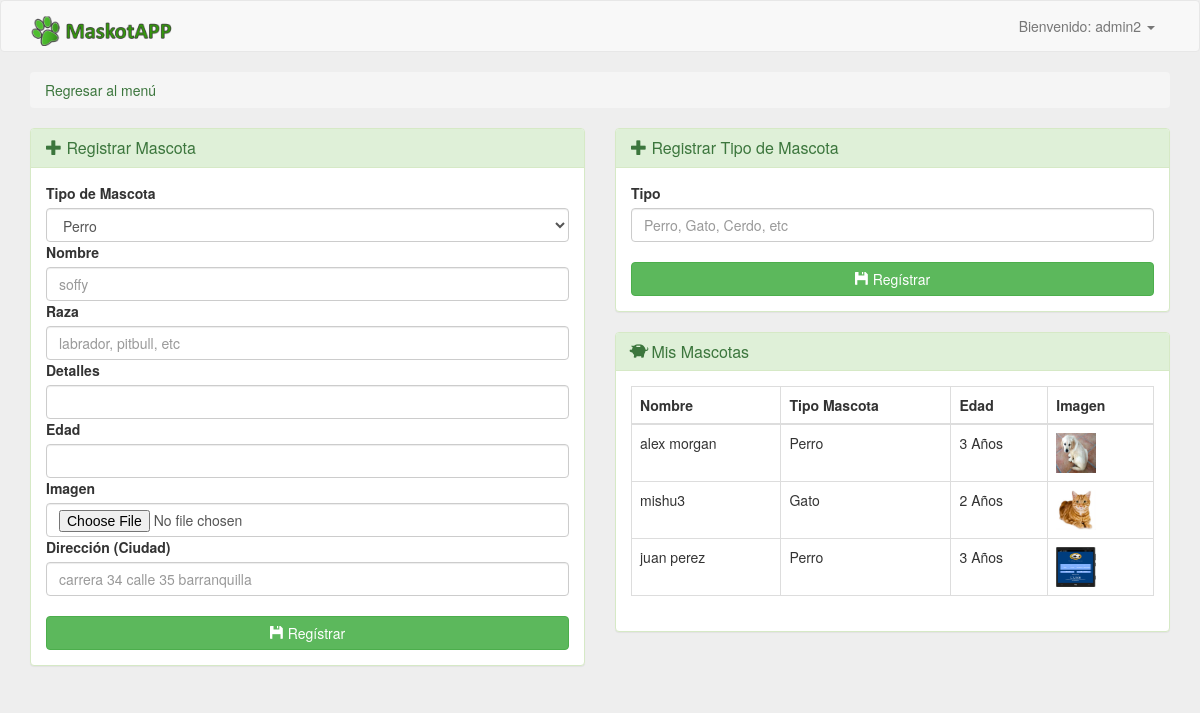
/mascota.php (signed in), run on the app's committed database.
### tables this page shows
CREATE TABLE IF NOT EXISTS `mascota` (
  `id_mascota` int(11) NOT NULL AUTO_INCREMENT,
  `id_usuario` int(11) NOT NULL,
  `id_tipomascota` int(11) NOT NULL,
  `nombre` varchar(100) NOT NULL,
  `raza` varchar(50) NOT NULL,
  `edad` int(11) NOT NULL,
  `detalles` varchar(500) NOT NULL,
  `imagen` varchar(500) NOT NULL,
  `latitud` varchar(200) NOT NULL,
  `longitud` varchar(200) NOT NULL,
  PRIMARY KEY (`id_mascota`),
  KEY `id_usuario` (`id_usuario`),
  KEY `id_tipomascota` (`id_tipomascota`)
);

CREATE TABLE IF NOT EXISTS `tipomascota` (
  `id_tipomascota` int(11) NOT NULL AUTO_INCREMENT,
  `nombre` varchar(100) NOT NULL,
  PRIMARY KEY (`id_tipomascota`)
);

### mascota.php (the view, shortened to what this page needs)
<?php
include("config/header.php");
if(isset($_SESSION["usuario"]))
{
?>
<nav class="navbar navbar-default">
	<div class="container">
		<div class="navbar-header">
			<a class="navbar-brand" href="#">
				<img alt="Brand" src="img/logo.png" style="max-height:30px">
			</a>
		</div>
		<div class="collapse navbar-collapse" id="navbar">
			<ul class="nav navbar-nav navbar-right">
				<li class="dropdown">
					<a href="#" class="dropdown-toggle" data-toggle="dropdown" role="button" aria-haspopup="true" aria-expanded="false">Bienvenido: <?php echo $_SESSION["usuario"]; ?> <span class="caret"></span></a>
				</li>
			</ul>
		</div>
	</div>
</nav>
<div class="container">
	<div class="row">
		<div class="col-lg-12">
			<ol class="breadcrumb">
				<li><a href="index.php">Regresar al menú</a></li>
			</ol>
		</div>
		<div class="col-lg-6" id="registromascota">
			<div class="panel panel-success">
				<div class="panel-heading">
					<h3 class="panel-title"><i class="glyphicon glyphicon-plus"></i> Registrar Mascota</h3>
				</div>
				<div class="panel-body">
					<form method="POST" action="return false" onsubmit="return false">
						<fieldset>
							<label for="tipo" >Tipo de Mascota</label>
							<select id="tipo" class="form-control">
							<?php
							require("config/conexion.php");
							$consulta = mysqli_query($con, "SELECT * FROM tipomascota");
							while($res = mysqli_fetch_array($consulta, MYSQL_ASSOC))
							{
							?>
								<option value="<?php echo $res["id_tipomascota"]; ?>"><?php echo $res["nombre"]; ?></option>
							<?php
							}
							?>
							</select>
							<label for="nombre" >Nombre</label>
							<input type="text" id="nombre" class="form-control" placeholder="soffy"  autofocus>
							<label for="raza">Raza</label>
							<input type="text" id="raza" class="form-control" placeholder="labrador, pitbull, etc" >
							<label for="detalles" >Detalles</label>
							<input type="text" id="detalles" class="form-control" placeholder="">
							<label for="edad">Edad</label>
							<input type="number" id="edad" class="form-control" onkeypress="return SoloNumero(event);" >
							<label for="imagen">Imagen</label>
							<input type="file" id="imagen" name="imagen" class="form-control">
							<label for="direccion" >Dirección (Ciudad)</label>
							<input type="text" id="direccion" class="form-control" placeholder="carrera 34 calle 35 barranquilla">
							<input type="hidden" id="longitud" value=""><br>
							<button class="btn btn-success btn-block" onclick="RegistrarMascota()"><i class="glyphicon glyphicon-floppy-disk"></i> Regístrar</button>
						</fieldset>
					</form>
				</div>
			</div>
		</div>
		<div class="col-lg-6">
			<div class="panel panel-success">
				<div class="panel-heading">
					<h3 class="panel-title"><i class="glyphicon glyphicon-plus"></i> Registrar Tipo de Mascota</h3>
				</div>
				<div class="panel-body">
					<form method="POST" action="return false" onsubmit="return false">
						<fieldset>
							<label for="tipomascota" >Tipo</label>
							<input type="text" id="tipomascota" class="form-control" placeholder="Perro, Gato, Cerdo, etc"><br>
							<button class="btn btn-success btn-block" onclick="RegistrarTipoMascota()"><i class="glyphicon glyphicon-floppy-disk"></i> Regístrar</button>
						</fieldset>
					</form>
				</div>
			</div>
			<div  id="listadomascota">
			<div class="panel panel-success">
				<div class="panel-heading">
					<h3 class="panel-title"><i class="glyphicon glyphicon-piggy-bank"></i> Mis Mascotas</h3>
				</div>
				<div class="panel-body">
					<?php
					$sesion = $_SESSION["usuario"];
					$consulta2 = mysqli_query($con, "SELECT id_usuario FROM usuario WHERE usuario='$sesion'");
					$res = mysqli_fetch_array($consulta2, MYSQL_ASSOC);
					$id = $res["id_usuario"];
					$consulta3 = mysqli_query($con, "SELECT m.nombre, t.nombre AS tipo, m.edad, m.imagen FROM mascota m, tipomascota t WHERE m.id_usuario = '$id' AND m.id_tipomascota = t.id_tipomascota");
					if(mysqli_num_rows($consulta3) > 0)
					{
					?>
					<table class="table table-bordered">
						<thead>
							<tr>
								<th>Nombre</th>
								<th>Tipo Mascota</th>
								<th>Edad</th>
								<th>Imagen</th>
							</tr>
						</thead>
						<tbody>
					<?php
					while($res2 = mysqli_fetch_array($consulta3, MYSQL_ASSOC))
					{
					?>
							<tr><td><?php echo $res2["nombre"]; ?></td><td><?php echo $res2["tipo"]; ?></td><td><?php echo $res2["edad"]; ?> Años</td><td><img src="img/<?php echo $res2["imagen"]; ?>" height="40" width="40"></td></tr>
					<?php
					}
					?>
						</tbody>
					</table>
					<?php
					}
					else
					{
					?>
					<div class="alert alert-info" role="alert"><strong>Aviso!</strong> Aún no tienes registradas mascotas en el sistema.</div>
					<?php
					}
					?>
				</div>
			</div>
			</div>
		</div>
	</div>
</div>
<?php
}
else
{
	header('Location: index.php');
}
include("config/footer.php");
?>

### config/header.php (shortened to what this page needs)
<?php
echo'
<!DOCTYPE html>
<html lang="es">
<head>
<meta charset="utf-8">
<meta http-equiv="X-UA-Compatible" content="IE=edge">
<meta name="viewport" content="width=device-width, initial-scale=1">
<title>MaskotAPP</title>
<link href="css/bootstrap.min.css" rel="stylesheet">
<link href="css/style.css" rel="stylesheet">
<!--[if lt IE 9]>
	<script src="https://oss.maxcdn.com/html5shiv/3.7.2/html5shiv.min.js"></script>
    <script src="https://oss.maxcdn.com/respond/1.4.2/respond.min.js"></script>
<![endif]-->
<script src="https://ajax.googleapis.com/ajax/libs/jquery/1.11.3/jquery.min.js"></script>
<script src="js/bootstrap.min.js"></script>
<script src="https://maps.googleapis.com/maps/api/js?key=TU-CLAVE-DE-API-DE-GOOGLE-MAPS&sensor=true&language=es" type="text/javascript"></script>
<script src="js/funciones.js"></script>
</head>
<body>
';
?>

### config/footer.php
<?php
echo'
</body>
</html>
';
?>

### css/style.css (style rules this page uses)
body { margin:0; padding-bottom: 40px; background-color: #eee; }
a, a:hover { color:#3C763D; }

### data on the page
mascota: nombre "alex morgan", id_tipomascota.nombre "Perro", edad "3", imagen (picture)
mascota: nombre "mishu3", id_tipomascota.nombre "Gato", edad "2", imagen (picture)
mascota: nombre "juan perez", id_tipomascota.nombre "Perro", edad "3", imagen (picture)

### other printed values
$_SESSION["usuario"] "admin2"
form field value "Perro"
